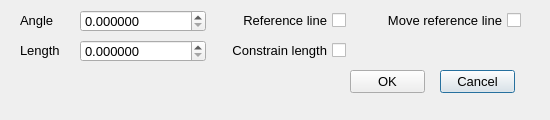
<?xml version="1.0" encoding="UTF-8"?>
<ui version="4.0">
 <class>LineAngle_Dialog</class>
 <widget class="QDialog" name="LineAngle_Dialog">
  <property name="geometry">
   <rect>
    <x>0</x>
    <y>0</y>
    <width>550</width>
    <height>120</height>
   </rect>
  </property>
  <property name="minimumSize">
   <size>
    <width>550</width>
    <height>120</height>
   </size>
  </property>
  <property name="maximumSize">
   <size>
    <width>551</width>
    <height>120</height>
   </size>
  </property>
  <property name="font">
   <font>
    <pointsize>10</pointsize>
   </font>
  </property>
  <property name="windowTitle">
   <string>Insert lines at a given angle and length</string>
  </property>
  <widget class="QPushButton" name="_2">
   <property name="geometry">
    <rect>
     <x>440</x>
     <y>70</y>
     <width>75</width>
     <height>23</height>
    </rect>
   </property>
   <property name="text">
    <string>Cancel</string>
   </property>
  </widget>
  <widget class="QPushButton" name="_1">
   <property name="geometry">
    <rect>
     <x>350</x>
     <y>70</y>
     <width>75</width>
     <height>23</height>
    </rect>
   </property>
   <property name="text">
    <string>OK</string>
   </property>
  </widget>
  <widget class="QLabel" name="label_9">
   <property name="geometry">
    <rect>
     <x>20</x>
     <y>10</y>
     <width>55</width>
     <height>21</height>
    </rect>
   </property>
   <property name="text">
    <string>Angle</string>
   </property>
  </widget>
  <widget class="QLabel" name="label_10">
   <property name="geometry">
    <rect>
     <x>20</x>
     <y>40</y>
     <width>55</width>
     <height>21</height>
    </rect>
   </property>
   <property name="text">
    <string>Length</string>
   </property>
  </widget>
  <widget class="QCheckBox" name="_101">
   <property name="enabled">
    <bool>true</bool>
   </property>
   <property name="geometry">
    <rect>
     <x>223</x>
     <y>10</y>
     <width>123</width>
     <height>21</height>
    </rect>
   </property>
   <property name="layoutDirection">
    <enum>Qt::RightToLeft</enum>
   </property>
   <property name="text">
    <string>Reference line</string>
   </property>
   <property name="checkable">
    <bool>true</bool>
   </property>
   <property name="checked">
    <bool>false</bool>
   </property>
   <property name="tristate">
    <bool>false</bool>
   </property>
  </widget>
  <widget class="QCheckBox" name="_103">
   <property name="enabled">
    <bool>true</bool>
   </property>
   <property name="geometry">
    <rect>
     <x>215</x>
     <y>40</y>
     <width>131</width>
     <height>21</height>
    </rect>
   </property>
   <property name="layoutDirection">
    <enum>Qt::RightToLeft</enum>
   </property>
   <property name="text">
    <string>Constrain length</string>
   </property>
   <property name="checkable">
    <bool>true</bool>
   </property>
   <property name="checked">
    <bool>false</bool>
   </property>
   <property name="tristate">
    <bool>false</bool>
   </property>
  </widget>
  <widget class="QCheckBox" name="_104">
   <property name="enabled">
    <bool>true</bool>
   </property>
   <property name="geometry">
    <rect>
     <x>368</x>
     <y>10</y>
     <width>153</width>
     <height>21</height>
    </rect>
   </property>
   <property name="layoutDirection">
    <enum>Qt::RightToLeft</enum>
   </property>
   <property name="text">
    <string>Move reference line</string>
   </property>
   <property name="checkable">
    <bool>true</bool>
   </property>
   <property name="checked">
    <bool>false</bool>
   </property>
   <property name="tristate">
    <bool>false</bool>
   </property>
  </widget>
  <widget class="RCDoubleSpinBox" name="_100">
   <property name="geometry">
    <rect>
     <x>80</x>
     <y>10</y>
     <width>126</width>
     <height>22</height>
    </rect>
   </property>
   <property name="decimals">
    <number>6</number>
   </property>
   <property name="maximum">
    <double>360.000000000000000</double>
   </property>
  </widget>
  <widget class="RCDoubleSpinBox" name="_102">
   <property name="geometry">
    <rect>
     <x>80</x>
     <y>40</y>
     <width>126</width>
     <height>22</height>
    </rect>
   </property>
   <property name="decimals">
    <number>6</number>
   </property>
   <property name="maximum">
    <double>10000.000000000000000</double>
   </property>
  </widget>
 </widget>
 <customwidgets>
  <customwidget>
   <class>RCDoubleSpinBox</class>
   <extends>QDoubleSpinBox</extends>
   <header>../RealCADQt/source/rcdoublespinbox.h</header>
  </customwidget>
 </customwidgets>
 <tabstops>
  <tabstop>_100</tabstop>
  <tabstop>_102</tabstop>
  <tabstop>_101</tabstop>
  <tabstop>_104</tabstop>
  <tabstop>_103</tabstop>
  <tabstop>_1</tabstop>
  <tabstop>_2</tabstop>
 </tabstops>
 <resources/>
 <connections/>
</ui>
